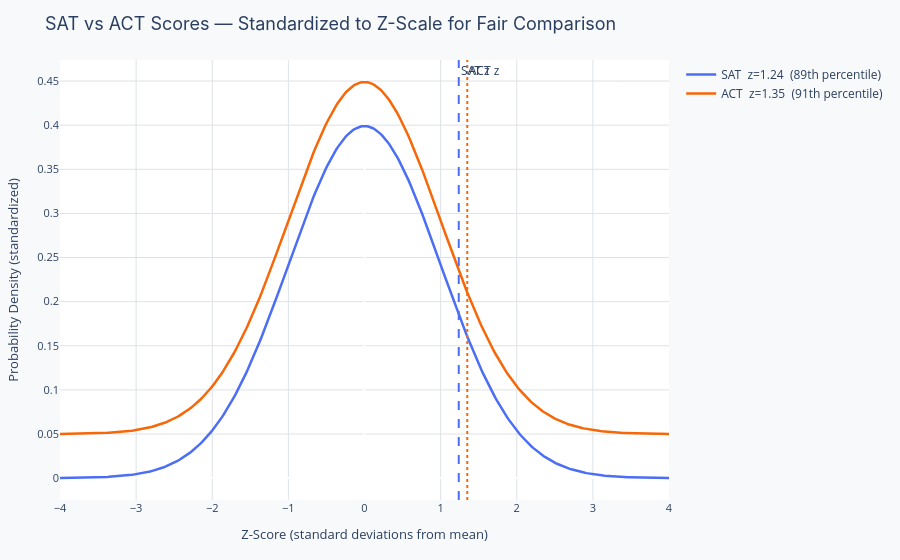

The cell this chart's notebook holds for it:
### Markdown cell above
---
## Real-world example: Comparing SAT and ACT scores

A student scored 1320 on the SAT and 29 on the ACT. Which score is more impressive? The raw numbers are on completely different scales, the only fair comparison is via z-scores.

The chart shows where each score falls within its respective distribution (based on 2023 national statistics). Notice:

- **Notice:** Both scores sit about 0.85–0.90 standard deviations above their respective means, nearly identical relative performance despite the very different raw numbers
- **Notice:** The shaded area shows the proportion of test-takers each score outperforms, this is the percentile, directly readable from the z-score
- **Notice:** Converting to z-scores collapsed two incomparable scales into a single question: how many SDs above average is this student?

> **Discussion question:** A college requires a minimum SAT score of 1200 or ACT score of 26. Using z-scores, determine which requirement is harder to meet, and whether they are truly equivalent benchmarks.

### Code cell
# ── SAT vs ACT z-score comparison (2023 national statistics) ────────────────────
tests = {
    "SAT": {"score": 1320, "mu": 1060,  "sigma": 210,  "color": PALETTE["primary"]},
    "ACT": {"score": 29,   "mu": 20.9,  "sigma": 6.0,  "color": PALETTE["secondary"]},
}

fig = go.Figure()
for name, t in tests.items():
    z = (t["score"] - t["mu"]) / t["sigma"]
    pct = stats.norm.cdf(z) * 100

    # Standardize to z-scale for comparison
    x_z = np.linspace(-4, 4, 400)
    y_z = stats.norm.pdf(x_z)
    x_shade = x_z[x_z <= z]

    fig.add_trace(go.Scatter(
        x=x_z, y=y_z + (0.05 if name == "ACT" else 0),  # slight vertical offset for clarity
        mode="lines", line=dict(color=t["color"], width=2.5),
        name=f"{name}  z={z:.2f}  ({pct:.0f}th percentile)",
    ))

fig.add_vline(x=(1320 - 1060) / 210, line_color=PALETTE["primary"],
              line_dash="dash", annotation_text="SAT z")
fig.add_vline(x=(29 - 20.9) / 6.0, line_color=PALETTE["secondary"],
              line_dash="dot", annotation_text="ACT z")
layout = base_layout(
    title="SAT vs ACT Scores — Standardized to Z-Scale for Fair Comparison",
    xaxis_title="Z-Score (standard deviations from mean)",
    yaxis_title="Probability Density (standardized)",
)
layout.update(xaxis=dict(range=[-4, 4]))
fig.update_layout(layout)
fig.show()

### Figure 1 — Plotly figure (JSON) as saved in the notebook; plotly's stock layout.template omitted (floating-point values rounded to 4 significant figures; data arrays with more than 128 entries replaced by an {"elided": "..."} marker saying what was removed)
{"data": [{"line": {"color": "#4C6EF5", "width": 2.5}, "mode": "lines", "name": "SAT  z=1.24  (89th percentile)", "type": "scatter", "x": {"elided": "400 float values"}, "y": {"elided": "400 float values"}}, {"line": {"color": "#F76707", "width": 2.5}, "mode": "lines", "name": "ACT  z=1.35  (91th percentile)", "type": "scatter", "x": {"elided": "400 float values"}, "y": {"elided": "400 float values"}}], "layout": {"annotations": [{"showarrow": false, "text": "SAT z", "x": 1.238, "xanchor": "left", "xref": "x", "y": 1, "yanchor": "top", "yref": "y domain"}, {"showarrow": false, "text": "ACT z", "x": 1.35, "xanchor": "left", "xref": "x", "y": 1, "yanchor": "top", "yref": "y domain"}], "legend": {"font": {"size": 12}}, "margin": {"b": 60, "l": 60, "r": 30, "t": 60}, "paper_bgcolor": "#F8F9FA", "plot_bgcolor": "#FFFFFF", "shapes": [{"line": {"color": "#4C6EF5", "dash": "dash"}, "type": "line", "x0": 1.238, "x1": 1.238, "xref": "x", "y0": 0, "y1": 1, "yref": "y domain"}, {"line": {"color": "#F76707", "dash": "dot"}, "type": "line", "x0": 1.35, "x1": 1.35, "xref": "x", "y0": 0, "y1": 1, "yref": "y domain"}], "title": {"font": {"family": "Inter, Arial, sans-serif", "size": 18}, "text": "SAT vs ACT Scores — Standardized to Z-Scale for Fair Comparison"}, "xaxis": {"gridcolor": "#DEE2E6", "range": [-4, 4], "tickfont": {"size": 11}, "title": {"font": {"size": 13}, "text": "Z-Score (standard deviations from mean)"}}, "yaxis": {"gridcolor": "#DEE2E6", "tickfont": {"size": 11}, "title": {"font": {"size": 13}, "text": "Probability Density (standardized)"}}}}
